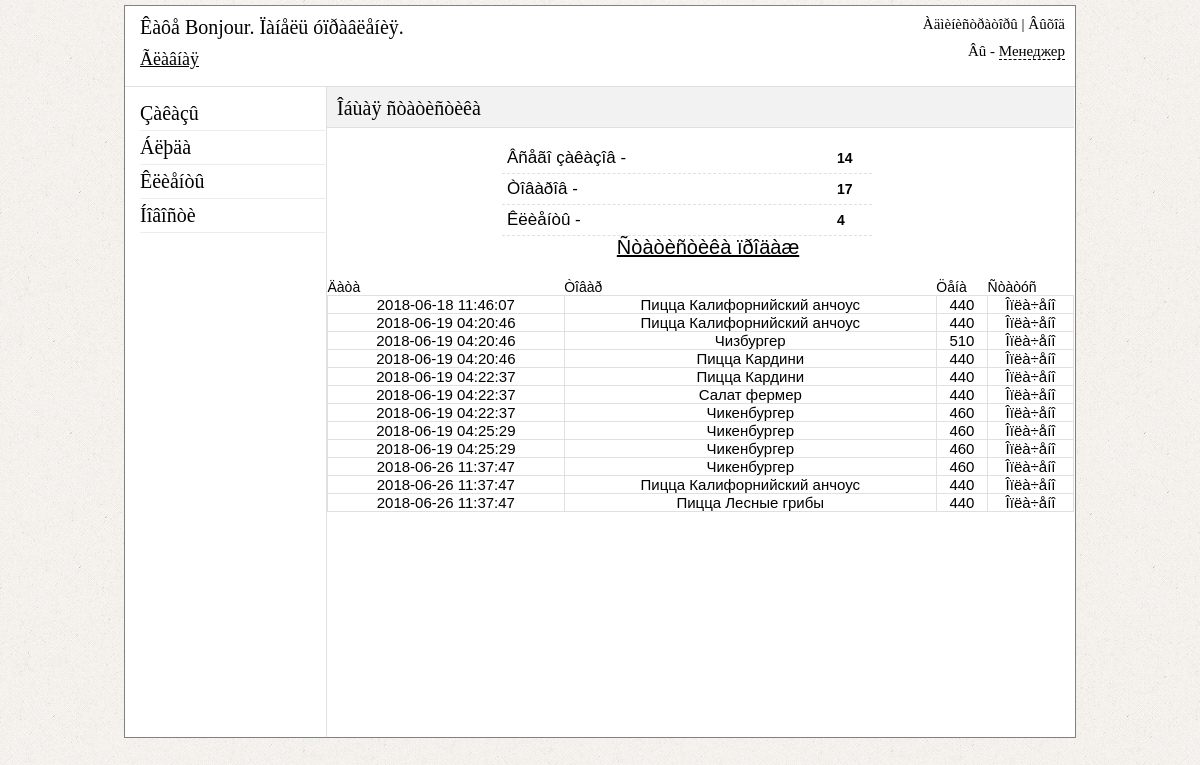
Screenshot of /admin/index.php (signed in) with the database file from the repository.
### tables this page shows
CREATE TABLE IF NOT EXISTS `orders` (
  `order_id` int(11) NOT NULL AUTO_INCREMENT,
  `order_datetime` datetime NOT NULL,
  `order_confirmed` varchar(255) NOT NULL,
  `order_dostavka` varchar(100) NOT NULL,
  `order_pay` varchar(50) NOT NULL,
  `order_fio` text NOT NULL,
  `order_address` text NOT NULL,
  `order_phone` varchar(50) NOT NULL,
  `order_note` text NOT NULL,
  `order_email` varchar(50) NOT NULL,
  PRIMARY KEY (`order_id`)
);

CREATE TABLE IF NOT EXISTS `table_products` (
  `products_id` int(11) NOT NULL AUTO_INCREMENT,
  `title` varchar(255) NOT NULL,
  `price` int(11) NOT NULL,
  `category` varchar(255) NOT NULL,
  `mini_description` text NOT NULL,
  `image` varchar(255) NOT NULL,
  `datetime` datetime NOT NULL,
  `visible` int(11) NOT NULL DEFAULT '0',
  `type` varchar(255) NOT NULL,
  `gramm` int(11) NOT NULL,
  `category_id` int(11) NOT NULL,
  PRIMARY KEY (`products_id`)
);

### admin/index.php (the view, shortened to what this page needs)
<?php
if ($_SESSION['auth_admin'] == "yes_auth")
{
  include("include/db_connect.php");
?>
<!DOCTYPE HTML>
<html>
<head>
	<link href="css/style.css" rel="stylesheet" type="text/css" />
    <link href="css/reset.css" rel="stylesheet" type="text/css" />
    <link href="jquery_confirm/jquery_confirm.css" rel="stylesheet" type="text/css" />
</head>
<body background="images/back.png">
<div id="block-body">
<?php
	include("include/block-header.php");
    $query1 = mysql_query("SELECT * FROM orders",$link);
 $result1 = mysql_num_rows($query1);
 $query2 = mysql_query("SELECT * FROM table_products",$link);
 $result2 = mysql_num_rows($query2);
 $query4 = mysql_query("SELECT * FROM reg_user",$link);
 $result4 = mysql_num_rows($query4);
?>
<div id="block-content">
<div id="block-parameters">
<p id="title-page">Îáùàÿ ñòàòèñòèêà</p>
</div>
<ul id="general-statistics">
<li><p>Âñåãî çàêàçîâ - <span><?php echo $result1; ?></span></p></li>
<li><p>Òîâàðîâ - <span><?php echo $result2; ?></span></p></li>
<li><p>Êëèåíòû - <span><?php echo $result4; ?></span></p></li>
</ul>
<h3 id="title-statistics">Ñòàòèñòèêà ïðîäàæ</h3>
<TABLE align="center" CELLPADDING="10" WIDTH="100%">
<TR>
<TH>Äàòà</TH>
<TH>Òîâàð</TH>
<TH>Öåíà</TH>
<TH>Ñòàòóñ</TH>
</TR>
<?php
$result = mysql_query("SELECT * FROM orders,buy_products WHERE orders.order_pay='accepted' AND orders.order_id=buy_products.buy_id_order",$link);
 If (mysql_num_rows($result) > 0)
{
$row = mysql_fetch_array($result);
do
{
 $result2 = mysql_query("SELECT * FROM table_products WHERE products_id='{$row["buy_id_product"]}'",$link);
  If (mysql_num_rows($result2) > 0)
{
 $row2 = mysql_fetch_array($result2);
}
$statuspay = "";
if ($row["order_pay"] == "accepted") $statuspay = "Îïëà÷åíî";
echo '
 <TR>
<TD  align="CENTER" >'.$row["order_datetime"].'</TD>
<TD  align="CENTER" >'.$row2["title"].'</TD>
<TD  align="CENTER" >'.$row2["price"].'</TD>
<TD  align="CENTER" >'.$statuspay.'</TD>
</TR>
';
	}
     while ($row = mysql_fetch_array($result));
}
?>
</TABLE>
</div>
</div>
</body>
</html>
<?php
}else
{
    header("Location: login.php");
}
?>

### admin/css/style.css (style rules this page uses)
#block-body { width: 950px; margin: 5px auto; background-color: white; border: 1px solid grey; }
#block-header1 a { font: 18px Monotype Corsiva; color: black; }
#block-content { width: 747px; min-height: 650px; height: auto; margin-left: 201px; border-left: 1px solid #E0E0E0; }
#block-parameters { height: 40px; border-bottom: 1px solid #E0E0E0; background-color: #F2F2F2; }
#title-page { font: 20px Monotype Corsiva; margin-top: 10px; margin-left: 10px; position: absolute; }
table { margin-top: 20px; }
th { font:bold 14px sans-serif; }
td { border: 1px solid #E0E0E0; font:15px sans-serif; }
#general-statistics { margin-top: 15px; margin-left: 160px; width: 400px; }
#general-statistics li { border-bottom: 1px dashed #E0E0E0; margin-left: 15px; margin-right: 15px; }
#general-statistics p { font: 17px arial; margin: 0; padding: 5px; }
#general-statistics span { position: absolute; margin-left: 330px; display: block; margin-top: -18px; font:bold 14px sans-serif; }
#title-statistics { font: 20px sans-serif; margin-left: 15px; text-align: center; text-decoration: underline; }

### rows the page displays
orders: order_datetime "2018-06-18 11:46:07", table_products.title "Пицца Калифорнийский анчоус", table_products.price "440", order_pay "Îïëà÷åíî"
orders: order_datetime "2018-06-19 04:20:46", order_pay "Îïëà÷åíî", table_products.title "Чизбургер", table_products.price "510", table_products.title "Пицца Кардини", table_products.price "440"
table_products: title "Пицца Калифорнийский анчоус", price "440"
orders: order_datetime "2018-06-19 04:22:37", order_pay "Îïëà÷åíî", table_products.title "Салат фермер", table_products.price "440", table_products.title "Чикенбургер", table_products.price "460"
table_products: title "Пицца Кардини", price "440"
orders: order_datetime "2018-06-19 04:25:29", order_pay "Îïëà÷åíî", table_products.title "Чикенбургер", table_products.price "460"
table_products: title "Чикенбургер", price "460"
orders: order_datetime "2018-06-26 11:37:47", order_pay "Îïëà÷åíî", table_products.title "Пицца Калифорнийский анчоус", table_products.price "440", table_products.title "Пицца Лесные грибы"

### other values shown
$_SESSION['urlpage'] "Ãëàâíàÿ"
$_SESSION['admin_role'] "Менеджер"
$result1 "14"
$result2 "17"
$result4 "4"
